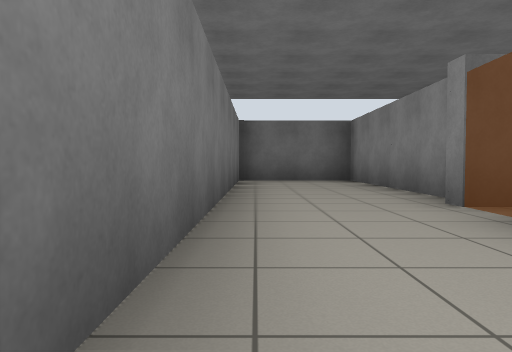
view 1 (above)

16 first-person views from a walk through a robot-simulator world made for Gazebo. The camera is 0.72 m above the floor, tilts 2° down and sees 70° across. The floor is counted in squares, 2 m on a side. Each view is taken from the middle of a square. On the plan, view 1 faces up. The plan holds only what a view shows up to about 9 squares ahead; the rest is blank. The place goes on beyond the plan. The robots in the file are not drawn.

view 2
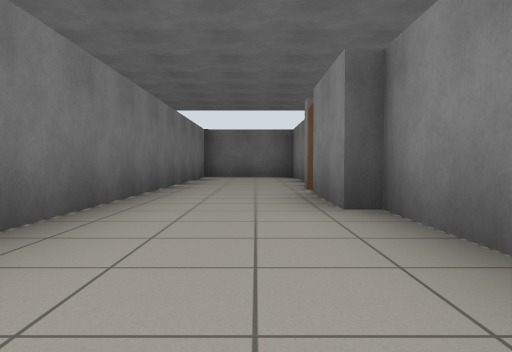

view 3
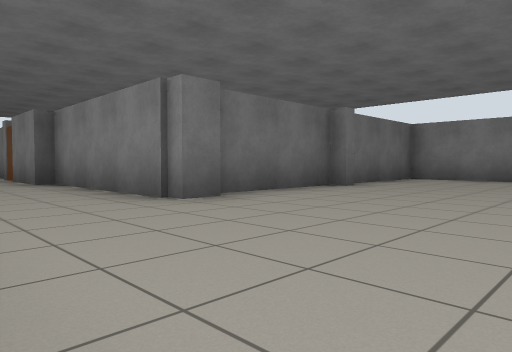

view 4
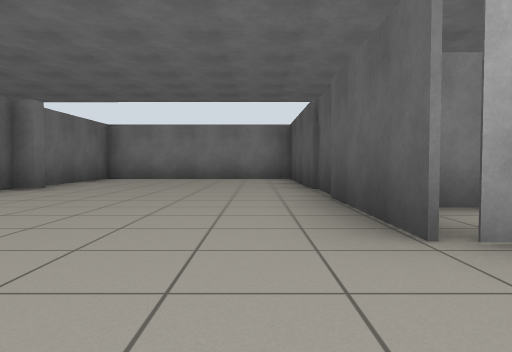

view 5
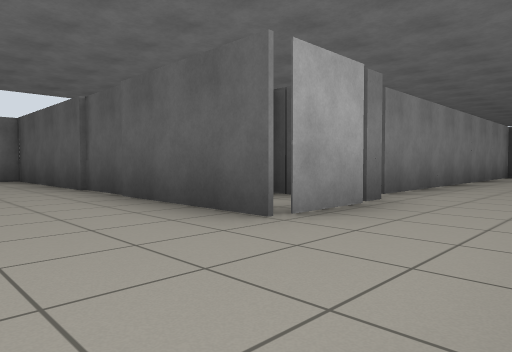

view 6
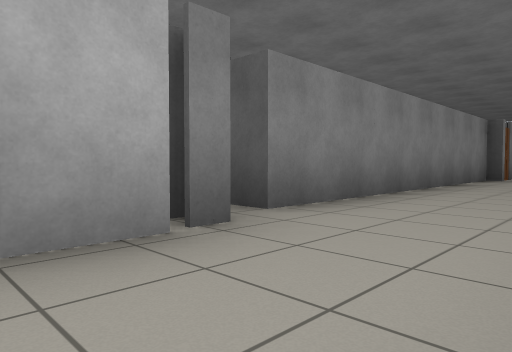

view 7
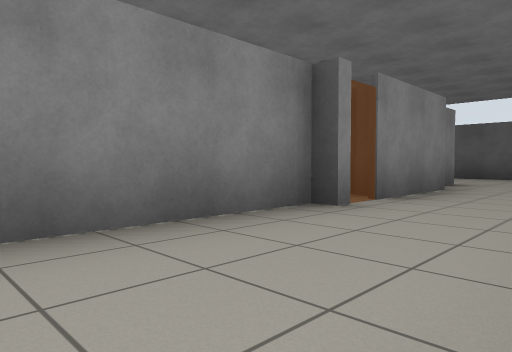

view 8
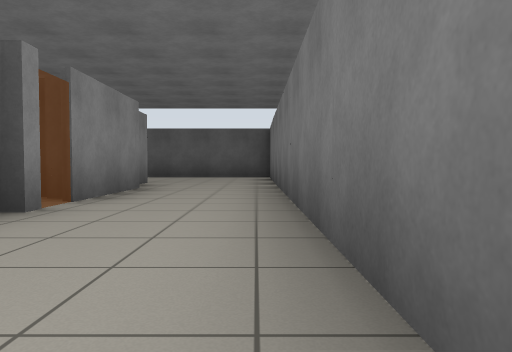

view 9
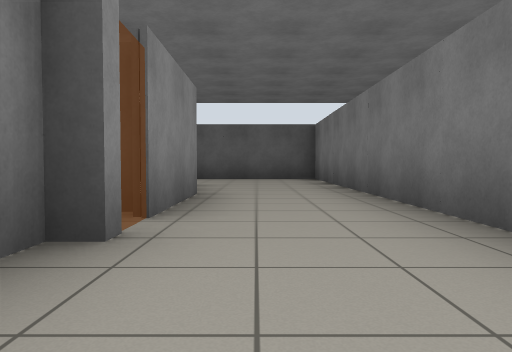

view 10
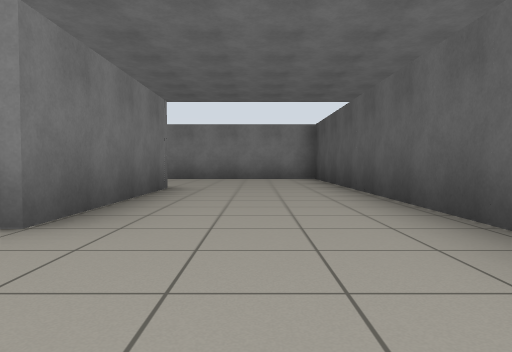

view 11
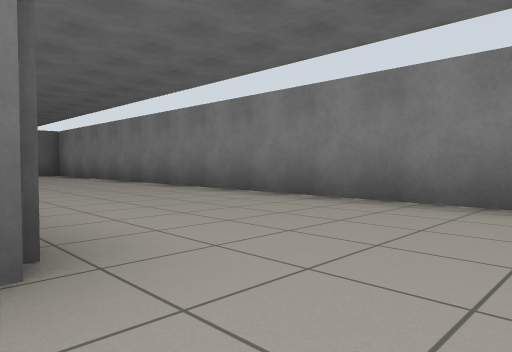

view 12
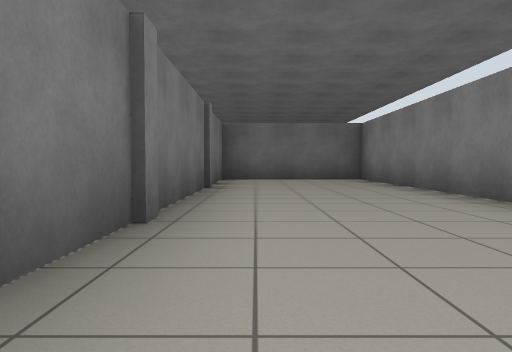

view 13
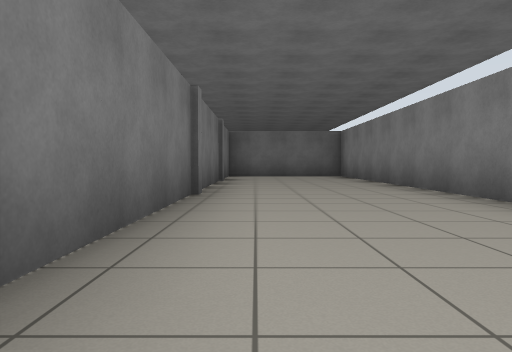

view 14
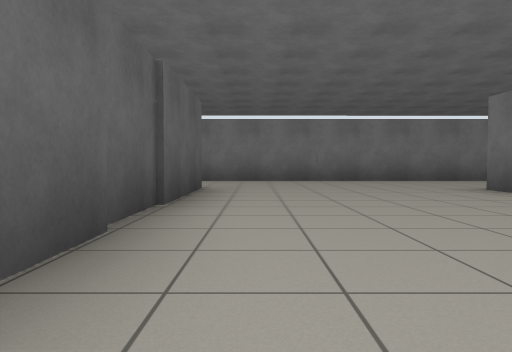

view 15
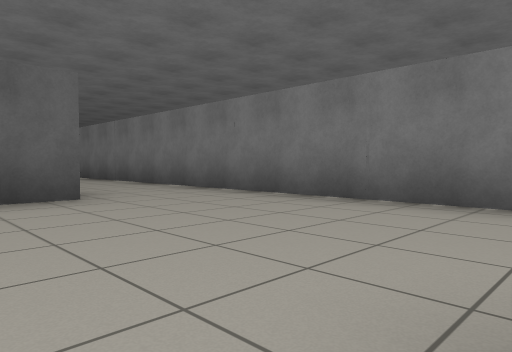

view 16
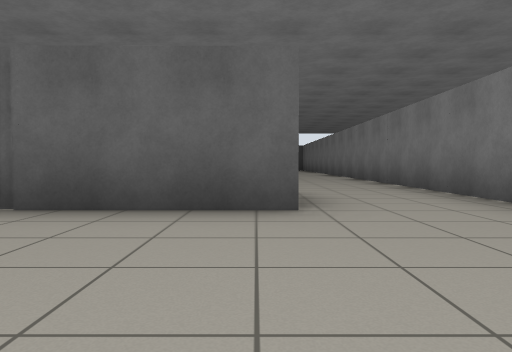

### Floor plan
Points are (right, up) in squares from view 1. A wall is a line through its corners. A room is listed if a view was taken in it or the views show most of it. See-through windows are left out.
Room 1 (views 1, 2, 3, 4, 5, 6, 7, 8, 9, 14, 15, 16)
walls: (2.4, -6.8) (8.4, -6.8) (8.3, -2.6) (5.8, -2.6); (3, -7.9) (3, -7.4); (2.6, -2.9) (2, -2.9) (2, 0.9); (5.1, -3) (5.1, -2.6) (2.8, -2.6); (1.7, 0.7) (1.7, 2.5); (2, -15.5) (2, -9.1) (2.5, -9.1); (2, 3.7) (2, 7.6) (-0.4, 7.6); (1.9, -16.7) (2.4, -16.7); (1.7, -18.4) (1.7, -16.4); (-0.4, 7.2) (-0.3, -19.4); (2, -19.7) (2, -19.3)
ways out: opening at (0.5, -19) to room 2
objects: door leaf (2, -8) to (2, -7)
Room 2 (views 10, 11, 12, 13)
walls: (5.4, -19.7) (2, -19.7); (-0.3, -19.4) (-0.3, -22.4) (8.4, -22.4) (8.4, -9.9) (5.3, -9.9) (5.3, -19)
ways out: opening at (0.5, -19) to room 1

Where each view was taken, in squares from view 1:
view 1: 0 up, 0 right, facing up
view 2: 2 down, 1 right, facing up
view 3: 6 down, 0 right, facing up-right
view 4: 6 down, 0 right, facing right
view 5: 5 down, 0 right, facing down-right
view 6: 7 down, 0 right, facing down-right
view 7: 13 down, 0 right, facing down-right
view 8: 13 down, 0 right, facing down
view 9: 14 down, 1 right, facing down
view 10: 21 down, 0 right, facing right
view 11: 21 down, 5 right, facing up-right
view 12: 18 down, 6 right, facing up
view 13: 20 down, 6 right, facing up
view 14: 6 down, 7 right, facing left
view 15: 3 down, 3 right, facing down-left
view 16: 4 down, 2 right, facing down
